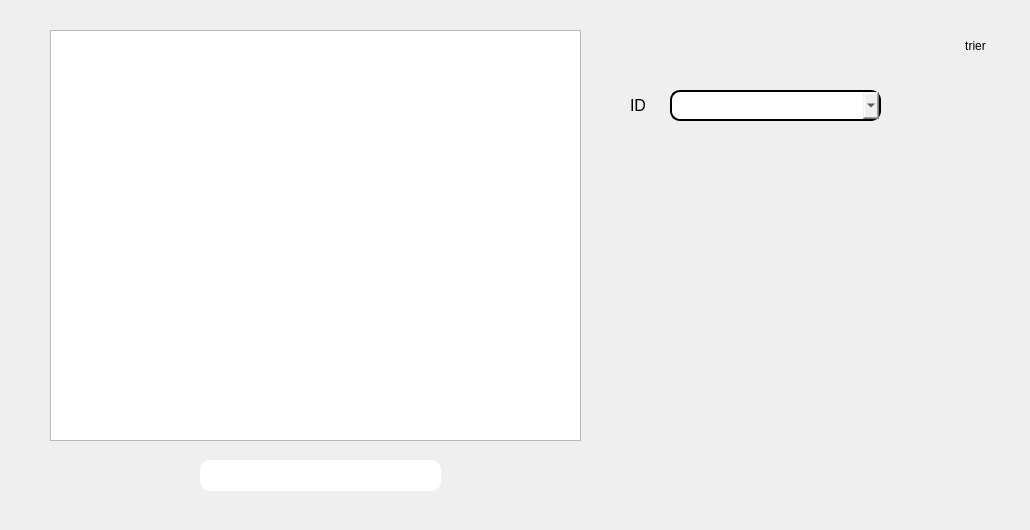
     <widget class="QWidget" name="tab_20">
      <attribute name="title">
       <string>Afficher</string>
      </attribute>
      <widget class="QLineEdit" name="lineEdit_recherche_f_3">
       <property name="geometry">
        <rect>
         <x>200</x>
         <y>460</y>
         <width>241</width>
         <height>31</height>
        </rect>
       </property>
       <property name="styleSheet">
        <string notr="true">border-style: solid;
color: rgb(255, 255, 255);
border-color: white;
border-width: 2px;
border-radius: 10px;</string>
       </property>
       <property name="echoMode">
        <enum>QLineEdit::Normal</enum>
       </property>
      </widget>
      <widget class="QPushButton" name="pb_recherche_f_3">
       <property name="geometry">
        <rect>
         <x>450</x>
         <y>450</y>
         <width>61</width>
         <height>61</height>
        </rect>
       </property>
       <property name="styleSheet">
        <string notr="true">background-image: url(:/img/img/loop.JPG);
border-style:solid;
bordor-color:white;
border-width:2px;
border-radius:10px;
color:rjb(255,255,255);</string>
       </property>
       <property name="text">
        <string/>
       </property>
      </widget>
      <widget class="QPushButton" name="pb_tri_4">
       <property name="geometry">
        <rect>
         <x>940</x>
         <y>30</y>
         <width>71</width>
         <height>31</height>
        </rect>
       </property>
       <property name="styleSheet">
        <string notr="true">border-style:solid;
bordor-color:white;
border-width:2px;
border-radius:10px;
color:rjb(255,255,255);</string>
       </property>
       <property name="text">
        <string>trier</string>
       </property>
      </widget>
      <widget class="QTableView" name="tabetudiantm_2">
       <property name="geometry">
        <rect>
         <x>50</x>
         <y>30</y>
         <width>531</width>
         <height>411</height>
        </rect>
       </property>
       <property name="styleSheet">
        <string notr="true">background-image: url(:/images/Sans titre - 1 (1).jpg);</string>
       </property>
      </widget>
      <widget class="QComboBox" name="comboBox_4">
       <property name="geometry">
        <rect>
         <x>670</x>
         <y>90</y>
         <width>211</width>
         <height>31</height>
        </rect>
       </property>
       <property name="styleSheet">
        <string notr="true">border-style:solid;
bordor-color:white;
border-width:2px;
border-radius:10px;
color:rjb(255,255,255);</string>
       </property>
      </widget>
      <widget class="QPushButton" name="pb_supprimer_3">
       <property name="geometry">
        <rect>
         <x>870</x>
         <y>140</y>
         <width>71</width>
         <height>61</height>
        </rect>
       </property>
       <property name="styleSheet">
        <string notr="true">
background-image: url(:/img/img/ex.jpg);border-style:solid;
bordor-color:white;
border-width:2px;
border-radius:10px;
color:rjb(255,255,255);</string>
       </property>
       <property name="text">
        <string/>
       </property>
      </widget>
      <widget class="QLabel" name="label_44">
       <property name="enabled">
        <bool>false</bool>
       </property>
       <property name="geometry">
        <rect>
         <x>630</x>
         <y>90</y>
         <width>31</width>
         <height>31</height>
        </rect>
       </property>
       <property name="maximumSize">
        <size>
         <width>94</width>
         <height>76</height>
        </size>
       </property>
       <property name="font">
        <font>
         <family>MS Shell Dlg 2</family>
         <pointsize>11</pointsize>
         <weight>50</weight>
         <italic>false</italic>
         <bold>false</bold>
        </font>
       </property>
       <property name="toolTip">
        <string>&lt;html&gt;&lt;head/&gt;&lt;body&gt;&lt;p&gt;ID&lt;/p&gt;&lt;/body&gt;&lt;/html&gt;</string>
       </property>
       <property name="styleSheet">
        <string notr="true">background-image: url(:/img/img/585e4adacb11b227491c3392.png);

color: rgb(0,0,0);
</string>
       </property>
       <property name="text">
        <string>&lt;html&gt;&lt;head/&gt;&lt;body&gt;&lt;p&gt;&lt;span style=&quot; font-size:12pt;&quot;&gt;ID&lt;/span&gt;&lt;/p&gt;&lt;/body&gt;&lt;/html&gt;</string>
       </property>
       <property name="wordWrap">
        <bool>false</bool>
       </property>
      </widget>
      <widget class="QLabel" name="label_16">
       <property name="geometry">
        <rect>
         <x>900</x>
         <y>400</y>
         <width>121</width>
         <height>121</height>
        </rect>
       </property>
       <property name="styleSheet">
        <string notr="true">background-image: url(:/img/img/1024px-Volkswagen_Logo_till_1995.svg.png);</string>
       </property>
       <property name="text">
        <string/>
       </property>
      </widget>
     </widget>
